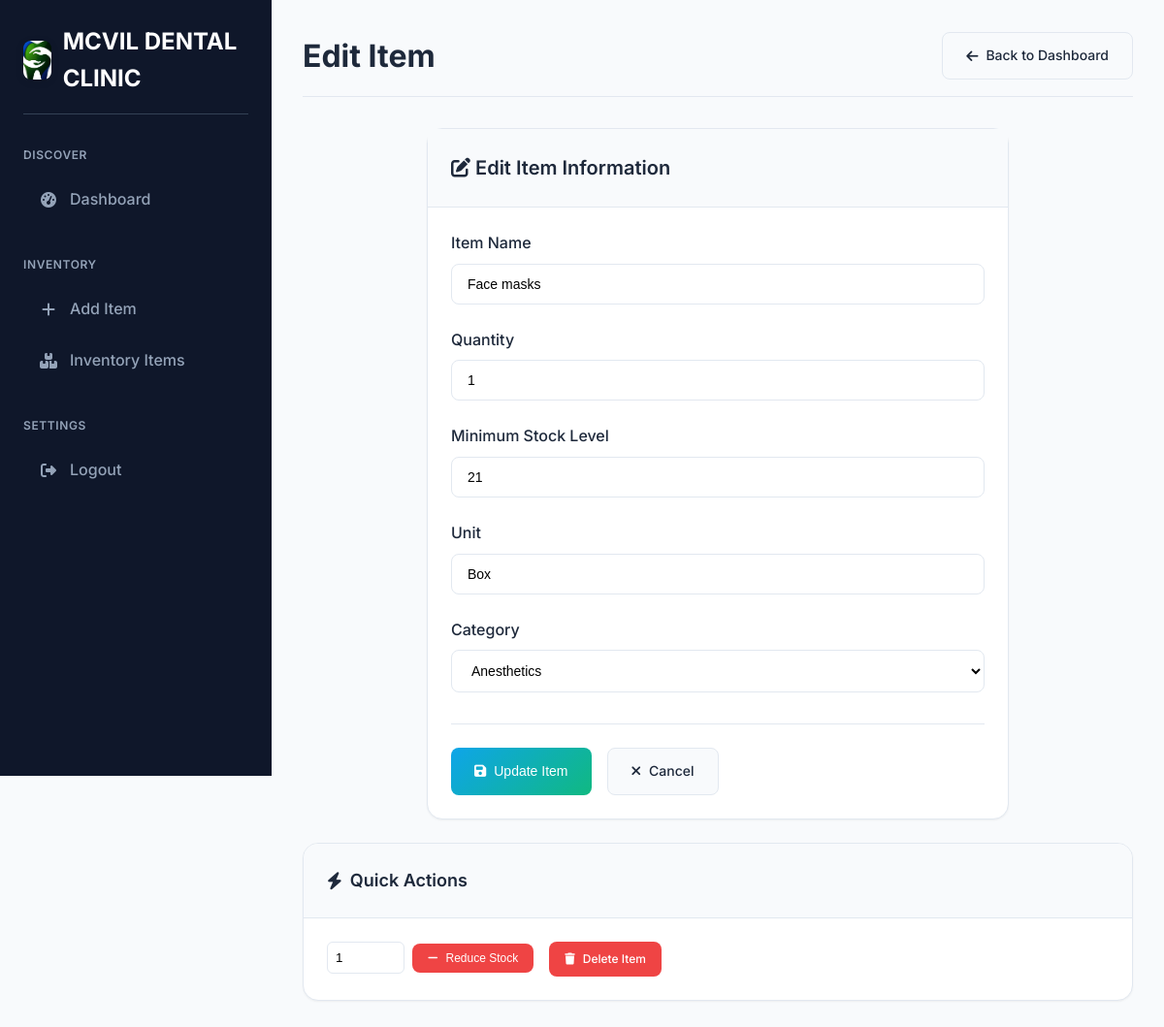
Screenshot of /edit_item/2 (signed in) with the database file from the repository.
### tables this page shows
CREATE TABLE inventory
                 (id INTEGER PRIMARY KEY, name TEXT, quantity INTEGER, min_level INTEGER, unit TEXT, category_id INTEGER, created_at TIMESTAMP, updated_at TIMESTAMP);

CREATE TABLE categories
                 (id INTEGER PRIMARY KEY, name TEXT UNIQUE, description TEXT,
                  created_at TIMESTAMP DEFAULT CURRENT_TIMESTAMP);

### app.py (the view, shortened to what this page needs)
@app.route('/edit_item/<int:item_id>', methods=['GET', 'POST'])
def edit_item(item_id):
    if 'logged_in' not in session:
        return redirect(url_for('login'))
    conn = sqlite3.connect('inventory.db')
    c = conn.cursor()
    c.execute("SELECT * FROM inventory WHERE id=?", (item_id,))
    item = c.fetchone()
    c.execute("SELECT * FROM categories ORDER BY name")
    categories = c.fetchall()
    conn.close()
    if item is None:
        flash('Item not found')
        return redirect(url_for('dashboard'))
    return render_template('edit_item.html', item=item, categories=categories)

### templates/edit_item.html (shortened to what this page needs)
<!DOCTYPE html>
<html>
<head>
    <link rel="stylesheet" href="{{ url_for('static', filename='style.css') }}">
    <link rel="stylesheet" href="https://cdnjs.cloudflare.com/ajax/libs/font-awesome/6.4.0/css/all.min.css">
</head>
<body>
    <div class="app-container">
        <div class="sidebar">
            <div class="sidebar-brand">
                <div class="brand-logo">
                    <img src="{{ url_for('static', filename='Logo.jpg') }}" alt="MCVIL DENTAL CLINIC" class="sidebar-logo">
                </div>
                <h1>MCVIL DENTAL CLINIC</h1>
            </div>
            <div class="nav-section">
                <div class="nav-section-title">DISCOVER</div>
                <a href="{{ url_for('dashboard') }}" class="nav-item">
                    <i class="fas fa-tachometer-alt"></i>
                    Dashboard
                </a>
            </div>
            <div class="nav-section">
                <div class="nav-section-title">INVENTORY</div>
                <a href="{{ url_for('add_item') }}" class="nav-item">
                    <i class="fas fa-plus"></i>
                    Add Item
                </a>
                <a href="{{ url_for('inventory') }}" class="nav-item">
                    <i class="fas fa-boxes"></i>
                    Inventory Items
                </a>
            </div>
            <div class="nav-section">
                <div class="nav-section-title">SETTINGS</div>
                <a href="{{ url_for('logout') }}" class="nav-item">
                    <i class="fas fa-sign-out-alt"></i>
                    Logout
                </a>
            </div>
        </div>
        <div class="main-content">
            <div class="header">
                <h1>Edit Item</h1>
                <div class="header-actions">
                    <a href="{{ url_for('dashboard') }}" class="btn btn-secondary">
                        <i class="fas fa-arrow-left"></i> Back to Dashboard
                    </a>
                </div>
            </div>
            <div class="form-container fade-in">
                <div class="form-header">
                    <div class="form-title">
                        <i class="fas fa-edit"></i>
                        Edit Item Information
                    </div>
                </div>
                <form method="POST" class="form-body">
                    <div class="form-group">
                        <label class="form-label">Item Name</label>
                        <input type="text" name="name" class="form-control" value="{{ item[1] }}" required>
                    </div>
                    <div class="form-group">
                        <label class="form-label">Quantity</label>
                        <input type="number" name="quantity" class="form-control" min="0" value="{{ item[2] }}" required>
                    </div>
                    <div class="form-group">
                        <label class="form-label">Minimum Stock Level</label>
                        <input type="number" name="min_level" class="form-control" min="0" value="{{ item[3] }}" required>
                    </div>
                    <div class="form-group">
                        <label class="form-label">Unit</label>
                        <input type="text" name="unit" class="form-control" value="{{ item[4] }}" required>
                    </div>
                    <div class="form-group">
                        <label class="form-label">Category</label>
                        <select name="category_id" class="form-control" required>
                            {% for category in categories %}
                                <option value="{{ category[0] }}" {% if item[5] == category[0] %}selected{% endif %}>
                                    {{ category[1] }}
                                </option>
                            {% endfor %}
                        </select>
                    </div>
                    <div class="form-actions">
                        <button type="submit" class="btn btn-primary">
                            <i class="fas fa-save"></i> Update Item
                        </button>
                        <a href="{{ url_for('dashboard') }}" class="btn btn-secondary">
                            <i class="fas fa-times"></i> Cancel
                        </a>
                    </div>
                </form>
            </div>
            <div class="content-card fade-in" style="margin-top: 1.5rem;">
                <div class="content-card-header">
                    <div class="content-card-title">
                        <i class="fas fa-bolt"></i>
                        Quick Actions
                    </div>
                </div>
                <div class="content-card-body">
                    <div style="display: flex; gap: 1rem; flex-wrap: wrap;">
                        <form method="POST" action="{{ url_for('decrement_item', item_id=item[0]) }}" style="display: inline;">
                            <div style="display: flex; gap: 0.5rem; align-items: center;">
                                <input type="number" name="decrement" value="1" min="1" max="{{ item[2] }}"
                                       style="width: 80px; padding: 0.5rem; border: 1px solid var(--border-color); border-radius: 6px;">
                                <button type="submit" class="btn btn-danger btn-small">
                                    <i class="fas fa-minus"></i> Reduce Stock
                                </button>
                            </div>
                        </form>
                        <a href="{{ url_for('delete_item', item_id=item[0]) }}"
                           class="btn btn-danger btn-small"
                           onclick="return confirm('Are you sure you want to delete this item? This action cannot be undone.')">
                            <i class="fas fa-trash"></i> Delete Item
                        </a>
                    </div>
                </div>
            </div>
        </div>
    </div>
</body>
</html>

### rows the page displays
inventory: name "Face masks", quantity "1", min_level "21", unit "Box", category_id "Anesthetics", decrement "1"
